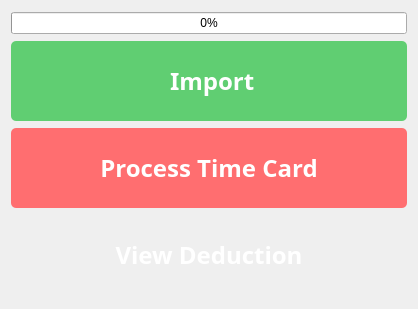
<?xml version="1.0" encoding="UTF-8"?>
<ui version="4.0">
 <class>Dialog</class>
 <widget class="QDialog" name="Dialog">
  <property name="geometry">
   <rect>
    <x>0</x>
    <y>0</y>
    <width>418</width>
    <height>309</height>
   </rect>
  </property>
  <property name="windowTitle">
   <string>Importer</string>
  </property>
  <property name="styleSheet">
   <string notr="true">#descFrame{
border: 1px solid black;
}

#importBTN{
border-radius: 5px;
background-color: rgb(96, 206, 114);
}

#importBTN:hover{
border-radius: 5px;
background-color: #51ad61;
}

#btnProcessTimeCard{
border-radius: 5px;
color: white;
background-color: rgb(255, 110, 112);
}

#btnProcessTimeCard:hover{
background-color: rgb(255, 80, 83);
}

#btnViewDeduction{
border-radius: 5px;
background-color: &quot;#344273&quot;;
color: white;
}

#btnViewDeduction:hover{
background-color: rgb(71, 91, 157);
}</string>
  </property>
  <layout class="QGridLayout" name="gridLayout">
   <item row="1" column="0">
    <widget class="QPushButton" name="importBTN">
     <property name="minimumSize">
      <size>
       <width>50</width>
       <height>80</height>
      </size>
     </property>
     <property name="font">
      <font>
       <family>Poppins</family>
       <pointsize>18</pointsize>
       <weight>75</weight>
       <bold>true</bold>
      </font>
     </property>
     <property name="cursor">
      <cursorShape>PointingHandCursor</cursorShape>
     </property>
     <property name="styleSheet">
      <string notr="true">#importBTN{
	color: white;
}</string>
     </property>
     <property name="text">
      <string> Import</string>
     </property>
     <property name="icon">
      <iconset>
       <normaloff>../../MainFrame/Resources/Icons/import.svg</normaloff>../../MainFrame/Resources/Icons/import.svg</iconset>
     </property>
     <property name="iconSize">
      <size>
       <width>30</width>
       <height>30</height>
      </size>
     </property>
    </widget>
   </item>
   <item row="2" column="0">
    <widget class="QPushButton" name="btnProcessTimeCard">
     <property name="minimumSize">
      <size>
       <width>50</width>
       <height>80</height>
      </size>
     </property>
     <property name="font">
      <font>
       <family>Poppins</family>
       <pointsize>18</pointsize>
       <weight>75</weight>
       <bold>true</bold>
      </font>
     </property>
     <property name="cursor">
      <cursorShape>PointingHandCursor</cursorShape>
     </property>
     <property name="styleSheet">
      <string notr="true"/>
     </property>
     <property name="text">
      <string>Process Time Card</string>
     </property>
     <property name="icon">
      <iconset>
       <normaloff>../../MainFrame/Resources/Icons/import.svg</normaloff>../../MainFrame/Resources/Icons/import.svg</iconset>
     </property>
     <property name="iconSize">
      <size>
       <width>30</width>
       <height>30</height>
      </size>
     </property>
    </widget>
   </item>
   <item row="0" column="0">
    <widget class="QProgressBar" name="progressBar">
     <property name="value">
      <number>0</number>
     </property>
    </widget>
   </item>
   <item row="3" column="0">
    <widget class="QPushButton" name="btnViewDeduction">
     <property name="minimumSize">
      <size>
       <width>50</width>
       <height>80</height>
      </size>
     </property>
     <property name="font">
      <font>
       <family>Poppins</family>
       <pointsize>18</pointsize>
       <weight>75</weight>
       <bold>true</bold>
      </font>
     </property>
     <property name="cursor">
      <cursorShape>PointingHandCursor</cursorShape>
     </property>
     <property name="styleSheet">
      <string notr="true"/>
     </property>
     <property name="text">
      <string>View Deduction</string>
     </property>
     <property name="icon">
      <iconset>
       <normaloff>../../MainFrame/Resources/Icons/import.svg</normaloff>../../MainFrame/Resources/Icons/import.svg</iconset>
     </property>
     <property name="iconSize">
      <size>
       <width>30</width>
       <height>30</height>
      </size>
     </property>
    </widget>
   </item>
  </layout>
 </widget>
 <resources/>
 <connections/>
</ui>
